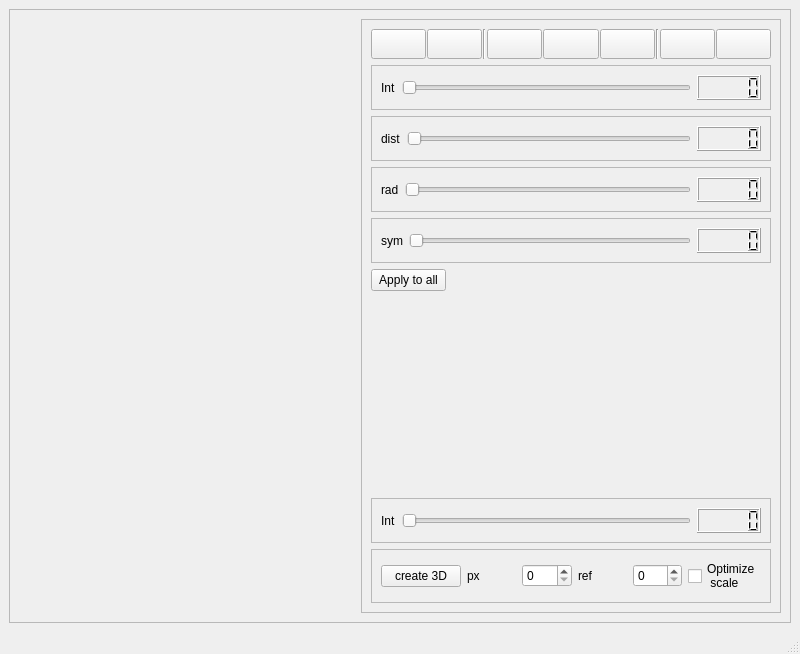
<?xml version="1.0" encoding="UTF-8"?>
<ui version="4.0">
 <class>MainWindow</class>
 <widget class="QMainWindow" name="MainWindow">
  <property name="geometry">
   <rect>
    <x>0</x>
    <y>0</y>
    <width>800</width>
    <height>654</height>
   </rect>
  </property>
  <property name="windowTitle">
   <string>MainWindow</string>
  </property>
  <widget class="QWidget" name="centralwidget">
   <layout class="QHBoxLayout" name="horizontalLayout">
    <item>
     <widget class="QFrame" name="frame_2">
      <property name="frameShape">
       <enum>QFrame::StyledPanel</enum>
      </property>
      <property name="frameShadow">
       <enum>QFrame::Raised</enum>
      </property>
      <layout class="QHBoxLayout" name="horizontalLayout_2">
       <item>
        <widget class="mplwidget" name="widget" native="true">
         <property name="sizePolicy">
          <sizepolicy hsizetype="Expanding" vsizetype="Expanding">
           <horstretch>0</horstretch>
           <verstretch>0</verstretch>
          </sizepolicy>
         </property>
         <property name="minimumSize">
          <size>
           <width>250</width>
           <height>250</height>
          </size>
         </property>
        </widget>
       </item>
       <item>
        <widget class="QFrame" name="frame_3">
         <property name="frameShape">
          <enum>QFrame::StyledPanel</enum>
         </property>
         <property name="frameShadow">
          <enum>QFrame::Raised</enum>
         </property>
         <layout class="QVBoxLayout" name="verticalLayout">
          <item>
           <layout class="QHBoxLayout" name="horizontalLayout_5">
            <property name="spacing">
             <number>1</number>
            </property>
            <item>
             <widget class="QPushButton" name="downBut">
              <property name="enabled">
               <bool>true</bool>
              </property>
              <property name="sizePolicy">
               <sizepolicy hsizetype="Minimum" vsizetype="Minimum">
                <horstretch>0</horstretch>
                <verstretch>0</verstretch>
               </sizepolicy>
              </property>
              <property name="minimumSize">
               <size>
                <width>30</width>
                <height>30</height>
               </size>
              </property>
              <property name="text">
               <string/>
              </property>
              <property name="icon">
               <iconset>
                <normaloff>down.png</normaloff>down.png</iconset>
              </property>
             </widget>
            </item>
            <item>
             <widget class="QPushButton" name="upBut">
              <property name="sizePolicy">
               <sizepolicy hsizetype="Minimum" vsizetype="Fixed">
                <horstretch>0</horstretch>
                <verstretch>0</verstretch>
               </sizepolicy>
              </property>
              <property name="minimumSize">
               <size>
                <width>30</width>
                <height>30</height>
               </size>
              </property>
              <property name="text">
               <string/>
              </property>
              <property name="icon">
               <iconset>
                <normaloff>UP.png</normaloff>UP.png</iconset>
              </property>
             </widget>
            </item>
            <item>
             <widget class="Line" name="line">
              <property name="orientation">
               <enum>Qt::Vertical</enum>
              </property>
             </widget>
            </item>
            <item>
             <widget class="QPushButton" name="PeaksBut">
              <property name="sizePolicy">
               <sizepolicy hsizetype="Minimum" vsizetype="Fixed">
                <horstretch>0</horstretch>
                <verstretch>0</verstretch>
               </sizepolicy>
              </property>
              <property name="minimumSize">
               <size>
                <width>30</width>
                <height>30</height>
               </size>
              </property>
              <property name="text">
               <string/>
              </property>
              <property name="icon">
               <iconset>
                <normaloff>PlotP.png</normaloff>PlotP.png</iconset>
              </property>
             </widget>
            </item>
            <item>
             <widget class="QPushButton" name="RemBut">
              <property name="sizePolicy">
               <sizepolicy hsizetype="Minimum" vsizetype="Fixed">
                <horstretch>0</horstretch>
                <verstretch>0</verstretch>
               </sizepolicy>
              </property>
              <property name="minimumSize">
               <size>
                <width>30</width>
                <height>30</height>
               </size>
              </property>
              <property name="text">
               <string/>
              </property>
              <property name="icon">
               <iconset>
                <normaloff>RemP.png</normaloff>RemP.png</iconset>
              </property>
             </widget>
            </item>
            <item>
             <widget class="QPushButton" name="RanBut">
              <property name="sizePolicy">
               <sizepolicy hsizetype="Minimum" vsizetype="Fixed">
                <horstretch>0</horstretch>
                <verstretch>0</verstretch>
               </sizepolicy>
              </property>
              <property name="minimumSize">
               <size>
                <width>30</width>
                <height>30</height>
               </size>
              </property>
              <property name="text">
               <string/>
              </property>
              <property name="icon">
               <iconset>
                <normaloff>RanP.png</normaloff>RanP.png</iconset>
              </property>
             </widget>
            </item>
            <item>
             <widget class="Line" name="line_2">
              <property name="orientation">
               <enum>Qt::Vertical</enum>
              </property>
             </widget>
            </item>
            <item>
             <widget class="QPushButton" name="lenghBut">
              <property name="sizePolicy">
               <sizepolicy hsizetype="Minimum" vsizetype="Fixed">
                <horstretch>0</horstretch>
                <verstretch>0</verstretch>
               </sizepolicy>
              </property>
              <property name="minimumSize">
               <size>
                <width>30</width>
                <height>30</height>
               </size>
              </property>
              <property name="text">
               <string/>
              </property>
              <property name="icon">
               <iconset>
                <normaloff>lenght.png</normaloff>lenght.png</iconset>
              </property>
             </widget>
            </item>
            <item>
             <widget class="QPushButton" name="angleBut">
              <property name="sizePolicy">
               <sizepolicy hsizetype="Minimum" vsizetype="Fixed">
                <horstretch>0</horstretch>
                <verstretch>0</verstretch>
               </sizepolicy>
              </property>
              <property name="minimumSize">
               <size>
                <width>30</width>
                <height>30</height>
               </size>
              </property>
              <property name="text">
               <string/>
              </property>
              <property name="icon">
               <iconset>
                <normaloff>angle.png</normaloff>angle.png</iconset>
              </property>
             </widget>
            </item>
           </layout>
          </item>
          <item>
           <widget class="QFrame" name="frame_Int">
            <property name="sizePolicy">
             <sizepolicy hsizetype="Maximum" vsizetype="Minimum">
              <horstretch>0</horstretch>
              <verstretch>0</verstretch>
             </sizepolicy>
            </property>
            <property name="minimumSize">
             <size>
              <width>400</width>
              <height>45</height>
             </size>
            </property>
            <property name="toolTip">
             <string>&lt;html&gt;&lt;head/&gt;&lt;body&gt;&lt;p&gt;Intensity&lt;/p&gt;&lt;/body&gt;&lt;/html&gt;</string>
            </property>
            <property name="frameShape">
             <enum>QFrame::StyledPanel</enum>
            </property>
            <property name="frameShadow">
             <enum>QFrame::Raised</enum>
            </property>
            <layout class="QHBoxLayout" name="horizontalLayout_3">
             <item>
              <widget class="QLabel" name="label_4">
               <property name="text">
                <string>Int</string>
               </property>
              </widget>
             </item>
             <item>
              <widget class="QSlider" name="horizontalSlider">
               <property name="orientation">
                <enum>Qt::Horizontal</enum>
               </property>
              </widget>
             </item>
             <item>
              <widget class="QLCDNumber" name="lcdNumber">
               <property name="minimumSize">
                <size>
                 <width>0</width>
                 <height>0</height>
                </size>
               </property>
              </widget>
             </item>
            </layout>
           </widget>
          </item>
          <item>
           <widget class="QFrame" name="frame_dist">
            <property name="sizePolicy">
             <sizepolicy hsizetype="Maximum" vsizetype="Minimum">
              <horstretch>0</horstretch>
              <verstretch>0</verstretch>
             </sizepolicy>
            </property>
            <property name="minimumSize">
             <size>
              <width>400</width>
              <height>45</height>
             </size>
            </property>
            <property name="frameShape">
             <enum>QFrame::StyledPanel</enum>
            </property>
            <property name="frameShadow">
             <enum>QFrame::Raised</enum>
            </property>
            <layout class="QHBoxLayout" name="horizontalLayout_9">
             <item>
              <widget class="QLabel" name="label_25">
               <property name="text">
                <string>dist</string>
               </property>
              </widget>
             </item>
             <item>
              <widget class="QSlider" name="horizontalSlider_12">
               <property name="orientation">
                <enum>Qt::Horizontal</enum>
               </property>
              </widget>
             </item>
             <item>
              <widget class="QLCDNumber" name="lcdNumber_2"/>
             </item>
            </layout>
           </widget>
          </item>
          <item>
           <widget class="QFrame" name="frame_rad">
            <property name="sizePolicy">
             <sizepolicy hsizetype="Maximum" vsizetype="Minimum">
              <horstretch>0</horstretch>
              <verstretch>0</verstretch>
             </sizepolicy>
            </property>
            <property name="minimumSize">
             <size>
              <width>400</width>
              <height>45</height>
             </size>
            </property>
            <property name="frameShape">
             <enum>QFrame::StyledPanel</enum>
            </property>
            <property name="frameShadow">
             <enum>QFrame::Raised</enum>
            </property>
            <layout class="QHBoxLayout" name="horizontalLayout_4">
             <item>
              <widget class="QLabel" name="label_9">
               <property name="text">
                <string>rad</string>
               </property>
              </widget>
             </item>
             <item>
              <widget class="QSlider" name="horizontalSlider_4">
               <property name="orientation">
                <enum>Qt::Horizontal</enum>
               </property>
              </widget>
             </item>
             <item>
              <widget class="QLCDNumber" name="lcdNumber_3"/>
             </item>
            </layout>
           </widget>
          </item>
          <item>
           <widget class="QFrame" name="frame_Sym">
            <property name="sizePolicy">
             <sizepolicy hsizetype="Maximum" vsizetype="Preferred">
              <horstretch>0</horstretch>
              <verstretch>0</verstretch>
             </sizepolicy>
            </property>
            <property name="minimumSize">
             <size>
              <width>400</width>
              <height>45</height>
             </size>
            </property>
            <property name="frameShape">
             <enum>QFrame::StyledPanel</enum>
            </property>
            <property name="frameShadow">
             <enum>QFrame::Raised</enum>
            </property>
            <layout class="QHBoxLayout" name="horizontalLayout_6">
             <item>
              <widget class="QLabel" name="label_13">
               <property name="text">
                <string>sym</string>
               </property>
              </widget>
             </item>
             <item>
              <widget class="QSlider" name="horizontalSlider_6">
               <property name="orientation">
                <enum>Qt::Horizontal</enum>
               </property>
              </widget>
             </item>
             <item>
              <widget class="QLCDNumber" name="lcdNumber_4"/>
             </item>
            </layout>
           </widget>
          </item>
          <item>
           <widget class="QPushButton" name="pushButton_2">
            <property name="maximumSize">
             <size>
              <width>75</width>
              <height>16777215</height>
             </size>
            </property>
            <property name="text">
             <string>Apply to all</string>
            </property>
           </widget>
          </item>
          <item>
           <spacer name="verticalSpacer">
            <property name="orientation">
             <enum>Qt::Vertical</enum>
            </property>
            <property name="sizeHint" stdset="0">
             <size>
              <width>20</width>
              <height>337</height>
             </size>
            </property>
           </spacer>
          </item>
          <item>
           <widget class="QFrame" name="frame_contrast">
            <property name="sizePolicy">
             <sizepolicy hsizetype="Maximum" vsizetype="Minimum">
              <horstretch>0</horstretch>
              <verstretch>0</verstretch>
             </sizepolicy>
            </property>
            <property name="minimumSize">
             <size>
              <width>400</width>
              <height>45</height>
             </size>
            </property>
            <property name="frameShape">
             <enum>QFrame::StyledPanel</enum>
            </property>
            <property name="frameShadow">
             <enum>QFrame::Raised</enum>
            </property>
            <layout class="QHBoxLayout" name="horizontalLayout_7">
             <item>
              <widget class="QLabel" name="label_17">
               <property name="text">
                <string>Int</string>
               </property>
              </widget>
             </item>
             <item>
              <widget class="QSlider" name="horizontalSlider_8">
               <property name="orientation">
                <enum>Qt::Horizontal</enum>
               </property>
              </widget>
             </item>
             <item>
              <widget class="QLCDNumber" name="lcdNumber_5"/>
             </item>
            </layout>
           </widget>
          </item>
          <item>
           <widget class="QFrame" name="frame_3D">
            <property name="frameShape">
             <enum>QFrame::StyledPanel</enum>
            </property>
            <property name="frameShadow">
             <enum>QFrame::Raised</enum>
            </property>
            <layout class="QHBoxLayout" name="horizontalLayout_8">
             <item>
              <widget class="QPushButton" name="pushButton">
               <property name="text">
                <string>create 3D</string>
               </property>
              </widget>
             </item>
             <item>
              <widget class="QLabel" name="label">
               <property name="text">
                <string>px</string>
               </property>
              </widget>
             </item>
             <item>
              <widget class="QSpinBox" name="spinBox"/>
             </item>
             <item>
              <widget class="QLabel" name="label_2">
               <property name="text">
                <string>ref</string>
               </property>
              </widget>
             </item>
             <item>
              <widget class="QSpinBox" name="spinBox_2"/>
             </item>
             <item>
              <widget class="QCheckBox" name="checkBox">
               <property name="text">
                <string>Optimize 
 scale</string>
               </property>
              </widget>
             </item>
            </layout>
           </widget>
          </item>
         </layout>
        </widget>
       </item>
      </layout>
     </widget>
    </item>
   </layout>
  </widget>
  <widget class="QMenuBar" name="menubar">
   <property name="geometry">
    <rect>
     <x>0</x>
     <y>0</y>
     <width>800</width>
     <height>21</height>
    </rect>
   </property>
  </widget>
  <widget class="QStatusBar" name="statusbar"/>
 </widget>
 <customwidgets>
  <customwidget>
   <class>mplwidget</class>
   <extends>QWidget</extends>
   <header location="global">mplwidget.h</header>
   <container>1</container>
  </customwidget>
 </customwidgets>
 <resources/>
 <connections/>
</ui>
